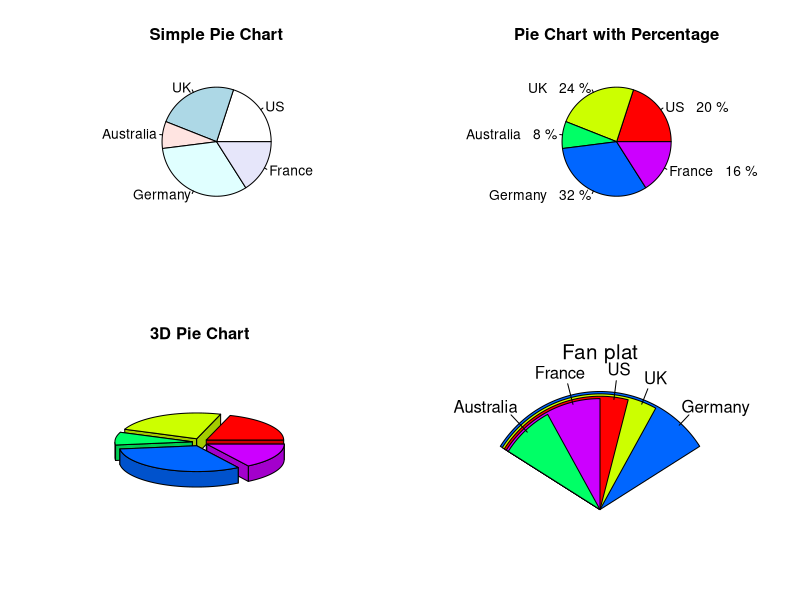

R code for this plot:

## R的基本图形

#饼图

par(mfrow=c(2,2))
x <- c(10,12,4,16,8)
lab <- c("US","UK","Australia","Germany","France")
pie(x,lab,main="Simple Pie Chart")
pct <- round(x/sum(x)*100)
pct


lab1 <- paste(lab," ",pct, "%",sep=" ")
lab1
pie(x,lab1,col=rainbow(length(lab1)),
    main="Pie Chart with Percentage")

#3D饼图
install.packages("plotrix")
library(plotrix)

pie3D(x,explode=0.1, main="3D Pie Chart")

#扇形
fan.plot(x,labels = lab,main="Fan plat")



